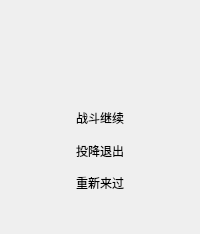
              <widget class="QWidget" name="pausescene">
               <layout class="QGridLayout" name="gridLayout_18" rowstretch="2,7,1,3,3,3,3" columnstretch="10,11,10">
                <item row="4" column="1">
                 <widget class="OptionLabel" name="esc_label">
                  <property name="sizePolicy">
                   <sizepolicy hsizetype="Expanding" vsizetype="Expanding">
                    <horstretch>0</horstretch>
                    <verstretch>0</verstretch>
                   </sizepolicy>
                  </property>
                  <property name="focusPolicy">
                   <enum>Qt::TabFocus</enum>
                  </property>
                  <property name="text">
                   <string>投降退出</string>
                  </property>
                  <property name="alignment">
                   <set>Qt::AlignCenter</set>
                  </property>
                 </widget>
                </item>
                <item row="1" column="0">
                 <spacer name="horizontalSpacer_17">
                  <property name="orientation">
                   <enum>Qt::Horizontal</enum>
                  </property>
                  <property name="sizeHint" stdset="0">
                   <size>
                    <width>40</width>
                    <height>20</height>
                   </size>
                  </property>
                 </spacer>
                </item>
                <item row="1" column="2">
                 <spacer name="horizontalSpacer_18">
                  <property name="orientation">
                   <enum>Qt::Horizontal</enum>
                  </property>
                  <property name="sizeHint" stdset="0">
                   <size>
                    <width>40</width>
                    <height>20</height>
                   </size>
                  </property>
                 </spacer>
                </item>
                <item row="0" column="1">
                 <spacer name="verticalSpacer_20">
                  <property name="orientation">
                   <enum>Qt::Vertical</enum>
                  </property>
                  <property name="sizeHint" stdset="0">
                   <size>
                    <width>20</width>
                    <height>40</height>
                   </size>
                  </property>
                 </spacer>
                </item>
                <item row="5" column="1">
                 <widget class="OptionLabel" name="restart_label">
                  <property name="sizePolicy">
                   <sizepolicy hsizetype="Expanding" vsizetype="Expanding">
                    <horstretch>0</horstretch>
                    <verstretch>0</verstretch>
                   </sizepolicy>
                  </property>
                  <property name="focusPolicy">
                   <enum>Qt::TabFocus</enum>
                  </property>
                  <property name="text">
                   <string>重新来过</string>
                  </property>
                  <property name="alignment">
                   <set>Qt::AlignCenter</set>
                  </property>
                 </widget>
                </item>
                <item row="1" column="1">
                 <widget class="QLabel" name="pause_title">
                  <property name="sizePolicy">
                   <sizepolicy hsizetype="Expanding" vsizetype="Expanding">
                    <horstretch>0</horstretch>
                    <verstretch>0</verstretch>
                   </sizepolicy>
                  </property>
                  <property name="styleSheet">
                   <string notr="true">border-image: url(:/myimages/res/pause_title.png);</string>
                  </property>
                  <property name="text">
                   <string/>
                  </property>
                 </widget>
                </item>
                <item row="3" column="1">
                 <widget class="OptionLabel" name="continue_label">
                  <property name="sizePolicy">
                   <sizepolicy hsizetype="Expanding" vsizetype="Expanding">
                    <horstretch>0</horstretch>
                    <verstretch>0</verstretch>
                   </sizepolicy>
                  </property>
                  <property name="focusPolicy">
                   <enum>Qt::TabFocus</enum>
                  </property>
                  <property name="text">
                   <string>战斗继续</string>
                  </property>
                  <property name="alignment">
                   <set>Qt::AlignCenter</set>
                  </property>
                 </widget>
                </item>
                <item row="2" column="1">
                 <spacer name="verticalSpacer_21">
                  <property name="orientation">
                   <enum>Qt::Vertical</enum>
                  </property>
                  <property name="sizeHint" stdset="0">
                   <size>
                    <width>20</width>
                    <height>40</height>
                   </size>
                  </property>
                 </spacer>
                </item>
                <item row="6" column="1">
                 <spacer name="verticalSpacer_22">
                  <property name="orientation">
                   <enum>Qt::Vertical</enum>
                  </property>
                  <property name="sizeHint" stdset="0">
                   <size>
                    <width>20</width>
                    <height>40</height>
                   </size>
                  </property>
                 </spacer>
                </item>
               </layout>
              </widget>
